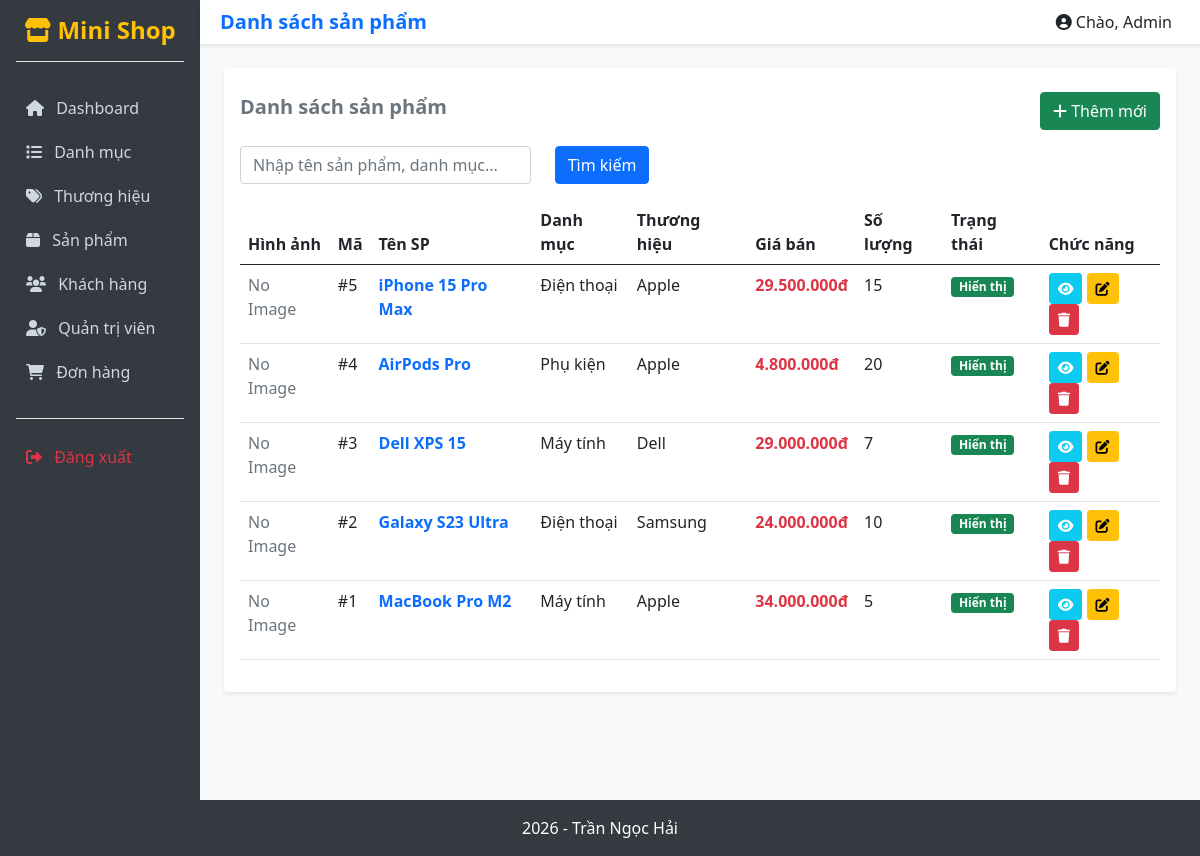
The page /views/admin/products/ on the database as committed earlier.
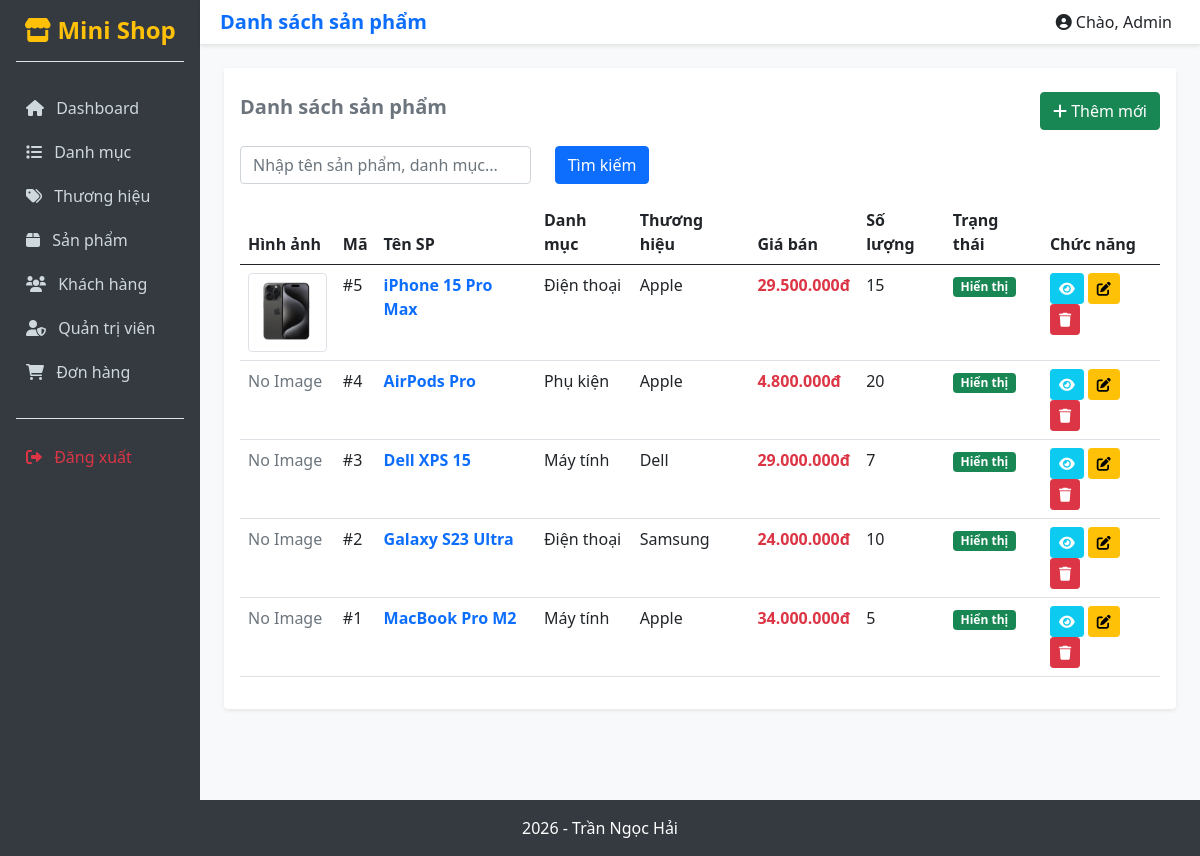
The same page on the database as committed later.
### tables this page shows
CREATE TABLE `products` (
  `id` int(11) NOT NULL,
  `category_id` int(11) NOT NULL,
  `brand_id` int(11) NOT NULL,
  `proname` varchar(200) NOT NULL,
  `slug` varchar(150) DEFAULT NULL,
  `price` decimal(10,0) NOT NULL,
  `discount_price` decimal(10,0) NOT NULL,
  `quantity` int(11) DEFAULT 0,
  `image` varchar(255) DEFAULT NULL,
  `description` text DEFAULT NULL,
  `status` tinyint(1) DEFAULT 1,
  `created_at` datetime DEFAULT current_timestamp(),
  `updated_at` datetime DEFAULT current_timestamp() ON UPDATE current_timestamp()
);

CREATE TABLE `categories` (
  `id` int(11) NOT NULL,
  `catename` varchar(100) NOT NULL,
  `slug` varchar(150) DEFAULT NULL,
  `image` varchar(255) DEFAULT NULL,
  `description` text DEFAULT NULL,
  `status` tinyint(1) DEFAULT 1,
  `created_at` datetime DEFAULT current_timestamp(),
  `updated_at` datetime DEFAULT current_timestamp() ON UPDATE current_timestamp()
);

CREATE TABLE `brands` (
  `id` int(11) NOT NULL,
  `brandname` varchar(100) NOT NULL,
  `slug` varchar(150) DEFAULT NULL,
  `image` varchar(255) DEFAULT NULL,
  `description` text DEFAULT NULL,
  `status` tinyint(1) DEFAULT 1,
  `created_at` datetime DEFAULT current_timestamp(),
  `updated_at` datetime DEFAULT current_timestamp() ON UPDATE current_timestamp()
);

### config/Database.php (called while the page is built, shortened)
<?php
class Database {
    protected string $host = "localhost";
    protected string $database = "tranngochai_database";
    protected string $username = "root";
    protected string $password = "";
    protected function connect(): void {
        try {
            $this->conn = new mysqli(
                $this->host,
                $this->username,
                $this->password,
                $this->database
            );
        } catch (Exception $e) {
            echo "Lỗi: " . $e->getMessage();
        }
    }
}
?>

### dao/ProductDAO.php (called while the page is built, shortened)
<?php
require_once __DIR__ . "/BaseDAO.php";
require_once __DIR__ . "/../models/Product.php";
class ProductDAO extends BaseDAO {
    public function getAll($keyword = "") {
        $list = [];
        try {
            $sql = "SELECT p.*, c.catename as cateName, b.brandname as brandName
                    FROM products p
                    LEFT JOIN categories c ON p.category_id = c.id
                    LEFT JOIN brands b ON p.brand_id = b.id";
            $sql .= " ORDER BY p.id DESC";
            if (!empty($keyword)) {
                $stmt = $this->prepare($sql);
                $param = "%" . $keyword . "%";
                $stmt->bind_param("ss", $param, $param);
                $stmt->execute();
                $result = $stmt->get_result();
            } else {
                $result = $this->executeQuery($sql);
            }
            while ($row = $result->fetch_assoc()) {
                $product = new Product((int)$row["category_id"], (int)$row["brand_id"], $row["proname"], $row["slug"], (float)$row["price"], (float)$row["discount_price"], (int)$row["quantity"], $row["image"], $row["description"], (int)$row["status"]);
                $product->id = $row["id"];
                $product->cateName = $row["cateName"];
                $product->brandName = $row["brandName"];
                $list[] = $product;
            }
        } catch (Exception $e) { throw $e; }
        return $list;
    }
}
?>

### dao/BaseDAO.php (called while the page is built, shortened)
<?php
require_once __DIR__ . "/../config/Database.php";
class BaseDAO extends Database {
    protected function executeQuery(string $sql) {
        return $this->conn->query($sql);
    }
}
?>

### models/Product.php (called while the page is built, shortened)
<?php
class Product {
    public function __construct(int $categoryId = 0, int $brandId = 0, string $proname = "", string $slug = "", float $price = 0, float $discountPrice = 0, int $quantity = 0, ?string $image = null, ?string $description = null, int $status = 1) {
        $this->proname = $proname;
        $this->discountPrice = $discountPrice;
        $this->quantity = $quantity;
        $this->image = $image;
        $this->status = $status;
    }
}
?>

### views/admin/products/index.php (the view, shortened to what this page needs)
<?php
require_once "../../../dao/ProductDAO.php";
$dao = new ProductDAO();
$keyword = trim($_GET["keyword"] ?? "");
$products = $dao->getAll($keyword);
$pageTitle = "Danh sách sản phẩm";
?>
<div class="card shadow-sm border-0">
    <div class="card-header bg-white border-0 pt-4 pb-0 d-flex justify-content-between align-items-center">
        <h5 class="fw-bold text-secondary">Danh sách sản phẩm</h5>
        <a href="create.php" class="btn btn-success"><i class="fa-solid fa-plus"></i> Thêm mới</a>
    </div>
    <div class="card-body">
        <form class="row mb-3" method="GET">
            <div class="col-md-4">
                <input type="text" name="keyword" class="form-control" placeholder="Nhập tên sản phẩm, danh mục..." value="<?= htmlspecialchars($keyword) ?>">
            </div>
            <div class="col-md-2">
                <button type="submit" class="btn btn-primary">Tìm kiếm</button>
            </div>
        </form>
        <?php if(empty($products)) { ?>
            <div class="alert alert-warning">Không tìm thấy dữ liệu.</div>
        <?php } else { ?>
            <table class="table table-hover">
                <thead>
                    <tr>
                        <th>Hình ảnh</th>
                        <th>Mã</th>
                        <th>Tên SP</th>
                        <th>Danh mục</th>
                        <th>Thương hiệu</th>
                        <th>Giá bán</th>
                        <th>Số lượng</th>
                        <th>Trạng thái</th>
                        <th>Chức năng</th>
                    </tr>
                </thead>
                <tbody>
                    <?php foreach ($products as $item) { ?>
                    <tr>
                        <td>
                            <?php if ($item->image != "") { ?>
                                <img src="/MiniShop_TranNgocHai/uploads/products/<?= $item->image ?>" alt="<?= htmlspecialchars($item->proname) ?>" class="img-thumbnail" width="80">
                            <?php } else { ?>
                                <span class="text-muted">No Image</span>
                            <?php } ?>
                        </td>
                        <td>#<?= $item->id ?></td>
                        <td class="fw-bold text-primary"><?= htmlspecialchars($item->proname) ?></td>
                        <td><?= htmlspecialchars($item->cateName) ?></td>
                        <td><?= htmlspecialchars($item->brandName) ?></td>
                        <td class="text-danger fw-bold"><?= number_format($item->discountPrice > 0 ? $item->discountPrice : $item->price, 0, ',', '.') ?>đ</td>
                        <td><?= $item->quantity ?></td>
                        <td><?= $item->status == 1 ? '<span class="badge bg-success">Hiển thị</span>' : '<span class="badge bg-secondary">Ẩn</span>' ?></td>
                        <td>
                            <a href="detail.php?id=<?= $item->id ?>" class="btn btn-sm btn-info text-white"><i class="fa-solid fa-eye"></i></a>
                            <a href="edit.php?id=<?= $item->id ?>" class="btn btn-sm btn-warning"><i class="fa-solid fa-pen-to-square"></i></a>
                            <form method="POST" onsubmit="return confirm('Bạn có chắc muốn xóa?');" class="d-inline">
                                <button type="submit" name="btnDelete" class="btn btn-sm btn-danger"><i class="fa-solid fa-trash"></i></button>
                            </form>
                        </td>
                    </tr>
                    <?php } ?>
                </tbody>
            </table>
        <?php } ?>
    </div>
</div>
<?php
$content = ob_get_clean();
include "../layouts/master.php";
?>

### views/admin/layouts/header.php (shortened to what this page needs)
<!DOCTYPE html>
<html lang="vi">
<head>
    <link href="/MiniShop_TranNgocHai/assets/bootstrap.min.css" rel="stylesheet">
    <link rel="stylesheet" href="https://cdnjs.cloudflare.com/ajax/libs/font-awesome/6.0.0/css/all.min.css">
    <link rel="stylesheet" href="/MiniShop_TranNgocHai/assets/css/style.css">
</head>
<body>
    <div class="container-fluid p-0">
        <div class="row g-0">

### views/admin/layouts/sidebar.php
<div class="col-md-2 sidebar p-3">
    <h4 class="text-center text-warning fw-bold mb-4 border-bottom pb-3"><i class="fa-solid fa-store"></i> Mini Shop</h4>
    <ul class="list-unstyled">
        <li><a href="/MiniShop_TranNgocHai/views/admin/dashboard.php"><i class="fa-solid fa-house me-2"></i> Dashboard</a></li>
        <li><a href="/MiniShop_TranNgocHai/views/admin/categories/"><i class="fa-solid fa-list me-2"></i> Danh mục</a></li>
        <li><a href="/MiniShop_TranNgocHai/views/admin/brands/"><i class="fa-solid fa-tags me-2"></i> Thương hiệu</a></li>
        <li><a href="/MiniShop_TranNgocHai/views/admin/products/"><i class="fa-solid fa-box me-2"></i> Sản phẩm</a></li>
        <li><a href="/MiniShop_TranNgocHai/views/admin/customers/"><i class="fa-solid fa-users me-2"></i> Khách hàng</a></li>
        <li><a href="/MiniShop_TranNgocHai/views/admin/users/"><i class="fa-solid fa-user-shield me-2"></i> Quản trị viên</a></li>
        <li><a href="/MiniShop_TranNgocHai/views/admin/orders/"><i class="fa-solid fa-cart-shopping me-2"></i> Đơn hàng</a></li>
        <li class="mt-4 border-top pt-3"><a href="#" class="text-danger"><i class="fa-solid fa-right-from-bracket me-2"></i> Đăng xuất</a></li>
    </ul>
</div>

### views/admin/layouts/master.php
<?php include __DIR__ . "/header.php"; ?>
<?php include __DIR__ . "/sidebar.php"; ?>
<div class="col-md-10">
    <div class="topbar d-flex justify-content-between align-items-center">
        <h5 class="m-0 text-primary fw-bold"><?= isset($pageTitle) ? $pageTitle : "Bảng điều khiển" ?></h5>
        <div class="user-info">
            <span class="me-2"><i class="fa-solid fa-user-circle"></i> Chào, Admin</span>
        </div>
    </div>
    <div class="p-4">
        <?= isset($content) ? $content : "" ?>
    </div>
<?php include __DIR__ . "/footer.php"; ?>

### views/admin/layouts/footer.php (shortened to what this page needs)
</div>
</div>
</div>
<footer class="text-white text-center py-3" style="background-color: #343a40;">
    2026 - Trần Ngọc Hải
</footer>
</body>
</html>
</html>

### assets/css/style.css (style rules this page uses)
body { background-color: #f8f9fa; }
.sidebar { min-height: 100vh; background-color: #343a40; color: white; }
.sidebar a { color: #cfd8dc; text-decoration: none; padding: 10px; display: block; }
.topbar { background-color: white; padding: 10px 20px; box-shadow: 0 2px 4px rgba(0,0,0,0.1); }

Rows that differ between the two databases and show on the page:
changed products "iPhone 15 Pro Max": image: picture added; no longer shows "No Image"
